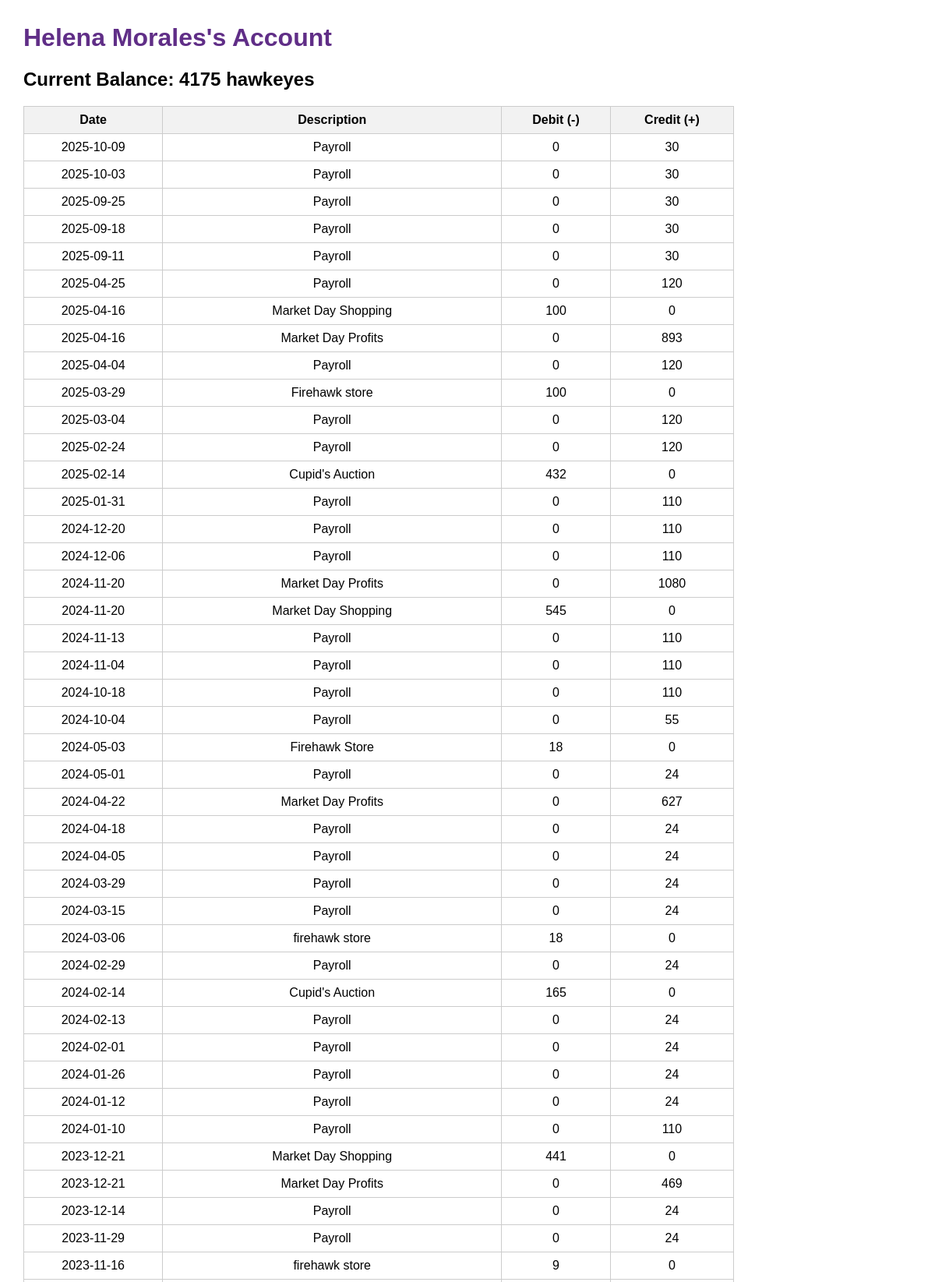
Screenshot of /student/dashboard (signed in, upper part) with the database file from the repository.
### tables this page shows
CREATE TABLE students (
    id INTEGER PRIMARY KEY AUTOINCREMENT,
    name TEXT UNIQUE NOT NULL,
    grade TEXT NOT NULL,
    password TEXT NOT NULL
, payroll INTEGER DEFAULT 0, default_payroll INTEGER DEFAULT 0);

CREATE TABLE transactions (
    id INTEGER PRIMARY KEY AUTOINCREMENT,
    student_id INTEGER NOT NULL,
    date TEXT NOT NULL,
    description TEXT,
    debit INTEGER DEFAULT 0,
    credit INTEGER DEFAULT 0, excel_order INTEGER DEFAULT 0,
    FOREIGN KEY(student_id) REFERENCES students(id)
);

### app.py (the view)
@app.route("/student/dashboard")
def student_dashboard():
    if session.get("user_type") != "student":
        return redirect(url_for("login"))
    student_id = session["user_id"]
    conn = get_db_connection()
    student = conn.execute("SELECT * FROM students WHERE id = ?", (student_id,)).fetchone()
    transactions = conn.execute(
        "SELECT * FROM transactions WHERE student_id = ? ORDER BY date", (student_id,)
    ).fetchall()
    conn.close()
    balance_amount = calculate_balance(transactions)
    return render_template(
        "student_view.html",
        student=student,
        transactions=transactions,
        balance=balance_amount
    )

### app.py (called while the page is built)
def get_db_connection():
    conn = sqlite3.connect("hawkeyes.db")
    conn.row_factory = sqlite3.Row
    return conn

def calculate_balance(transactions):
    balance = sum(t["credit"] for t in transactions) - sum(t["debit"] for t in transactions)
    return balance

### templates/student_view.html (shortened to what this page needs)
<!DOCTYPE html>
<html>
<head>
</head>
<body>
    <h1>{{ student['name'] }}'s Account</h1>
    <h2 class="balance">Current Balance: {{ balance }} hawkeyes</h2>
    <table>
        <tr>
            <th>Date</th>
            <th>Description</th>
            <th>Debit (-)</th>
            <th>Credit (+)</th>
        </tr>
        {% for t in transactions|sort(attribute='date', reverse=true) %}
        <tr>
            <td>{{ t['date'] }}</td>
            <td>{{ t['description'] }}</td>
            <td>{{ t['debit'] }}</td>
            <td>{{ t['credit'] }}</td>
        </tr>
        {% endfor %}
    </table>
</body>
</html>

### templates/student_view.html (style rules this page uses)
body { font-family: Arial, sans-serif; margin: 30px; }
h1 { color: #602e87; }
table { border-collapse: collapse; width: 80%; margin-top: 20px; margin-bottom: 20px; }
th, td { border: 1px solid #ccc; padding: 8px; text-align: center; }
th { background-color: #f2f2f2; }
.balance { font-weight: bold; margin-top: 15px; }

### rows the page displays
students: name "Helena Morales"
transactions: date "2025-10-09", description "Payroll", debit "0", credit "30"
transactions: date "2025-10-03", description "Payroll", debit "0", credit "30"
transactions: date "2025-09-25", description "Payroll", debit "0", credit "30"
transactions: date "2025-09-18", description "Payroll", debit "0", credit "30"
transactions: date "2025-09-11", description "Payroll", debit "0", credit "30"
transactions: date "2025-04-25", description "Payroll", debit "0", credit "120"
transactions: date "2025-04-16", description "Market Day Shopping", debit "100", credit "0"
transactions: date "2025-04-16", description "Market Day Profits", debit "0", credit "893"
transactions: date "2025-04-04", description "Payroll", debit "0", credit "120"
transactions: date "2025-03-29", description "Firehawk store", debit "100", credit "0"
transactions: date "2025-03-04", description "Payroll", debit "0", credit "120"
transactions: date "2025-02-24", description "Payroll", debit "0", credit "120"
transactions: date "2025-02-14", description "Cupid's Auction", debit "432", credit "0"
transactions: date "2025-01-31", description "Payroll", debit "0", credit "110"
transactions: date "2024-12-20", description "Payroll", debit "0", credit "110"
transactions: date "2024-12-06", description "Payroll", debit "0", credit "110"
transactions: date "2024-11-20", description "Market Day Profits", debit "0", credit "1080"
transactions: date "2024-11-20", description "Market Day Shopping", debit "545", credit "0"
transactions: date "2024-11-13", description "Payroll", debit "0", credit "110"
transactions: date "2024-11-04", description "Payroll", debit "0", credit "110"
transactions: date "2024-10-18", description "Payroll", debit "0", credit "110"
transactions: date "2024-10-04", description "Payroll", debit "0", credit "55"
transactions: date "2024-05-03", description "Firehawk Store", debit "18", credit "0"
transactions: date "2024-05-01", description "Payroll", debit "0", credit "24"
transactions: date "2024-04-22", description "Market Day Profits", debit "0", credit "627"
transactions: date "2024-04-18", description "Payroll", debit "0", credit "24"
transactions: date "2024-04-05", description "Payroll", debit "0", credit "24"
transactions: date "2024-03-29", description "Payroll", debit "0", credit "24"
transactions: date "2024-03-15", description "Payroll", debit "0", credit "24"
transactions: date "2024-03-06", description "firehawk store", debit "18", credit "0"
transactions: date "2024-02-29", description "Payroll", debit "0", credit "24"
transactions: date "2024-02-14", description "Cupid's Auction", debit "165", credit "0"
transactions: date "2024-02-13", description "Payroll", debit "0", credit "24"
transactions: date "2024-02-01", description "Payroll", debit "0", credit "24"
transactions: date "2024-01-26", description "Payroll", debit "0", credit "24"
transactions: date "2024-01-12", description "Payroll", debit "0", credit "24"
transactions: date "2024-01-10", description "Payroll", debit "0", credit "110"
transactions: date "2023-12-21", description "Market Day Shopping", debit "441", credit "0"
transactions: date "2023-12-21", description "Market Day Profits", debit "0", credit "469"
transactions: date "2023-12-14", description "Payroll", debit "0", credit "24"
transactions: date "2023-11-29", description "Payroll", debit "0", credit "24"
transactions: date "2023-11-16", description "firehawk store", debit "9", credit "0"

### other values shown
{{ balance }} "4175"
